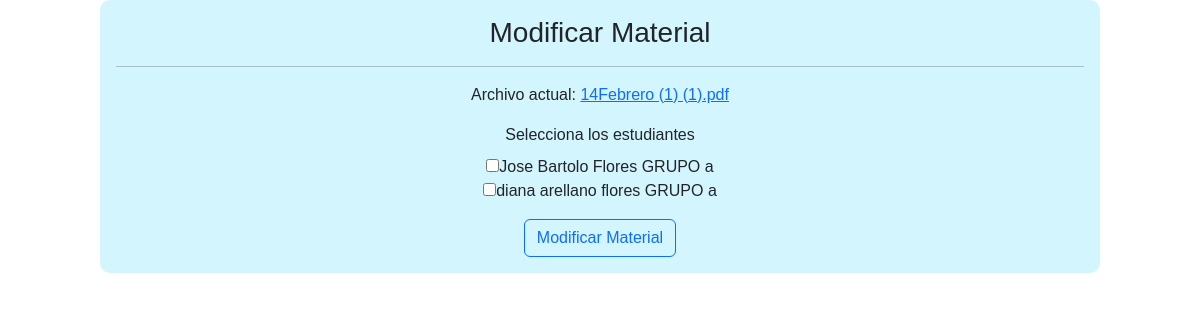
/compartirMaterial.php?id=3 (signed in), run on the app's committed database.
### tables this page shows
CREATE TABLE `material_didactico` (
  `idMaterial` int(11) NOT NULL AUTO_INCREMENT,
  `tipo` varchar(15) NOT NULL,
  `titulo` varchar(120) NOT NULL,
  `descripción` varchar(100) NOT NULL,
  `fechaPublicacion` timestamp NOT NULL DEFAULT current_timestamp(),
  `materia_asosiada` varchar(45) NOT NULL,
  `categoria` varchar(45) NOT NULL,
  PRIMARY KEY (`idMaterial`)
);

CREATE TABLE `estudiante` (
  `idEstudiante` int(11) NOT NULL AUTO_INCREMENT,
  `nombre` varchar(45) NOT NULL,
  `apellidoPaterno` varchar(45) NOT NULL,
  `apellidoMaterno` varchar(45) DEFAULT NULL,
  `fechaNaci` date NOT NULL,
  `genero` varchar(5) NOT NULL,
  `correo` varchar(45) NOT NULL,
  `contraseña` varchar(100) NOT NULL,
  `grupo` varchar(1) NOT NULL,
  PRIMARY KEY (`idEstudiante`)
);

### compartirMaterial.php (the view, shortened to what this page needs)
<?php
include "modelo/conexion.php";
$id = $_GET["id"];
$sql = $conexion->query("SELECT * FROM material_didactico WHERE idMaterial = $id");
$datos = $sql->fetch_object();
$nombre_archivo = $datos->titulo;
$estilo=$datos->categoria;
$ruta_archivo = 'material/' . $nombre_archivo;
$tipo_archivo = $datos->tipo;
?>
<!DOCTYPE html>
<html lang="en">
<head>
    <link href='css/formulario.css' rel='stylesheet' type='text/css'>
    <link href="https://cdn.jsdelivr.net/npm/bootstrap@5.2.2/dist/css/bootstrap.min.css" rel="stylesheet">
</head>
<body>
<form class="col-10 p-3 m-auto formulario" method="POST" enctype="multipart/form-data" >
    <h3>Modificar Material</h3>
    <hr color="#000000">
    <?php include "controlador/compartirMat.php"; ?>
    <?php if (($tipo_archivo === 'pdf')||($tipo_archivo === 'doc')||($tipo_archivo === 'pptx')){?>
    <div class="mb-3">
        Archivo actual: <a href="<?= $ruta_archivo ?>" download><?= $nombre_archivo ?></a>
    </div>
    <?php
    }?>
   <div class="mb-3">
    <label class="form-label">Selecciona los estudiantes</label>
    <?php
    $sqlEstudiantes = $conexion->query("SELECT e.* FROM estudiante e INNER JOIN tabla_categorias tc ON e.idEstudiante = tc.idUsuario WHERE tc.categoria = '$estilo'");
    while($fila = $sqlEstudiantes->fetch_array()) {
        echo "<div>";
        echo "<input type='checkbox' id='estudiante_" . $fila['idEstudiante'] . "' name='idE[]' value='" . $fila['idEstudiante'] . "'>";
        echo "<label for='estudiante_" . $fila['idEstudiante'] . "'>" . $fila['nombre'] . " " . $fila['apellidoPaterno'] . " " . $fila['apellidoMaterno'] . " GRUPO " . $fila['grupo'] . "</label>";
        echo "</div>";
    }
    ?>
</div>
    <button type="submit" class="btn btn-outline-primary" name="btnregistrar" value="ok">Modificar Material</button>
</form>
</body>
</html>

### css/formulario.css (style rules this page uses)
* { transition: .4s; box-sizing: border-box; font-family: 'arial'; }
body { background: rgba(255, 255, 255, 0.8); }
.formulario { width: 60%; margin: auto; text-align: center; background: #4dd7fa3f; padding-top: 30px; border-radius: 10px; }

### data on the page
material_didactico: titulo "14Febrero (1) (1).pdf"
estudiante: nombre "Jose", apellidoPaterno "Bartolo", apellidoMaterno "Flores", grupo "a"
estudiante: nombre "diana", apellidoPaterno "arellano", apellidoMaterno "flores", grupo "a"
